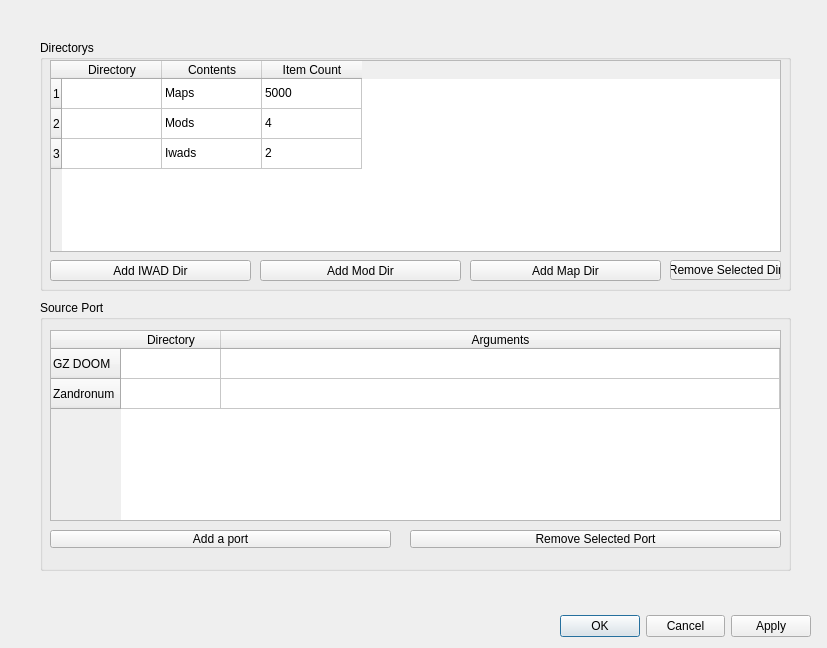
<?xml version="1.0" encoding="UTF-8"?>
<ui version="4.0">
 <class>Dialog</class>
 <widget class="QDialog" name="Dialog">
  <property name="geometry">
   <rect>
    <x>0</x>
    <y>0</y>
    <width>827</width>
    <height>648</height>
   </rect>
  </property>
  <property name="windowTitle">
   <string>Dialog</string>
  </property>
  <widget class="QDialogButtonBox" name="DefaultButtons">
   <property name="geometry">
    <rect>
     <x>560</x>
     <y>610</y>
     <width>251</width>
     <height>32</height>
    </rect>
   </property>
   <property name="orientation">
    <enum>Qt::Horizontal</enum>
   </property>
   <property name="standardButtons">
    <set>QDialogButtonBox::Apply|QDialogButtonBox::Cancel|QDialogButtonBox::Ok</set>
   </property>
   <property name="centerButtons">
    <bool>false</bool>
   </property>
  </widget>
  <widget class="QGroupBox" name="groupBox">
   <property name="geometry">
    <rect>
     <x>40</x>
     <y>40</y>
     <width>751</width>
     <height>251</height>
    </rect>
   </property>
   <property name="title">
    <string>Directorys</string>
   </property>
   <widget class="QTableWidget" name="tableWidget">
    <property name="geometry">
     <rect>
      <x>10</x>
      <y>20</y>
      <width>731</width>
      <height>192</height>
     </rect>
    </property>
    <attribute name="horizontalHeaderShowSortIndicator" stdset="0">
     <bool>false</bool>
    </attribute>
    <attribute name="horizontalHeaderStretchLastSection">
     <bool>false</bool>
    </attribute>
    <attribute name="verticalHeaderStretchLastSection">
     <bool>false</bool>
    </attribute>
    <row>
     <property name="text">
      <string>1</string>
     </property>
    </row>
    <row>
     <property name="text">
      <string>2</string>
     </property>
    </row>
    <row>
     <property name="text">
      <string>3</string>
     </property>
    </row>
    <column>
     <property name="text">
      <string>Directory</string>
     </property>
    </column>
    <column>
     <property name="text">
      <string>Contents</string>
     </property>
    </column>
    <column>
     <property name="text">
      <string>Item Count</string>
     </property>
    </column>
    <item row="0" column="1">
     <property name="text">
      <string>Maps</string>
     </property>
    </item>
    <item row="0" column="2">
     <property name="text">
      <string>5000</string>
     </property>
    </item>
    <item row="1" column="1">
     <property name="text">
      <string>Mods</string>
     </property>
    </item>
    <item row="1" column="2">
     <property name="text">
      <string>4</string>
     </property>
    </item>
    <item row="2" column="1">
     <property name="text">
      <string>Iwads</string>
     </property>
    </item>
    <item row="2" column="2">
     <property name="text">
      <string>2</string>
     </property>
    </item>
   </widget>
   <widget class="QPushButton" name="pushButton">
    <property name="geometry">
     <rect>
      <x>10</x>
      <y>220</y>
      <width>201</width>
      <height>21</height>
     </rect>
    </property>
    <property name="text">
     <string>Add IWAD Dir</string>
    </property>
   </widget>
   <widget class="QPushButton" name="pushButton_2">
    <property name="geometry">
     <rect>
      <x>220</x>
      <y>220</y>
      <width>201</width>
      <height>21</height>
     </rect>
    </property>
    <property name="text">
     <string>Add Mod Dir</string>
    </property>
   </widget>
   <widget class="QPushButton" name="pushButton_3">
    <property name="geometry">
     <rect>
      <x>430</x>
      <y>220</y>
      <width>191</width>
      <height>21</height>
     </rect>
    </property>
    <property name="text">
     <string>Add Map Dir</string>
    </property>
   </widget>
   <widget class="QPushButton" name="pushButton_4">
    <property name="geometry">
     <rect>
      <x>630</x>
      <y>220</y>
      <width>111</width>
      <height>20</height>
     </rect>
    </property>
    <property name="text">
     <string>Remove Selected Dir</string>
    </property>
   </widget>
  </widget>
  <widget class="QGroupBox" name="groupBox_2">
   <property name="geometry">
    <rect>
     <x>40</x>
     <y>300</y>
     <width>751</width>
     <height>271</height>
    </rect>
   </property>
   <property name="title">
    <string>Source Port</string>
   </property>
   <widget class="QLabel" name="label">
    <property name="geometry">
     <rect>
      <x>10</x>
      <y>20</y>
      <width>37</width>
      <height>12</height>
     </rect>
    </property>
    <property name="text">
     <string/>
    </property>
   </widget>
   <widget class="QTableWidget" name="tableWidget_2">
    <property name="geometry">
     <rect>
      <x>10</x>
      <y>30</y>
      <width>731</width>
      <height>191</height>
     </rect>
    </property>
    <property name="gridStyle">
     <enum>Qt::SolidLine</enum>
    </property>
    <attribute name="horizontalHeaderCascadingSectionResizes">
     <bool>false</bool>
    </attribute>
    <attribute name="horizontalHeaderMinimumSectionSize">
     <number>30</number>
    </attribute>
    <attribute name="horizontalHeaderStretchLastSection">
     <bool>true</bool>
    </attribute>
    <attribute name="verticalHeaderCascadingSectionResizes">
     <bool>false</bool>
    </attribute>
    <attribute name="verticalHeaderMinimumSectionSize">
     <number>16</number>
    </attribute>
    <row>
     <property name="text">
      <string>GZ DOOM</string>
     </property>
    </row>
    <row>
     <property name="text">
      <string>Zandronum</string>
     </property>
    </row>
    <column>
     <property name="text">
      <string>Directory</string>
     </property>
    </column>
    <column>
     <property name="text">
      <string>Arguments</string>
     </property>
    </column>
   </widget>
   <widget class="QPushButton" name="pushButton_5">
    <property name="geometry">
     <rect>
      <x>10</x>
      <y>230</y>
      <width>341</width>
      <height>18</height>
     </rect>
    </property>
    <property name="text">
     <string>Add a port</string>
    </property>
   </widget>
   <widget class="QPushButton" name="pushButton_6">
    <property name="geometry">
     <rect>
      <x>370</x>
      <y>230</y>
      <width>371</width>
      <height>18</height>
     </rect>
    </property>
    <property name="text">
     <string>Remove Selected Port</string>
    </property>
   </widget>
  </widget>
 </widget>
 <resources/>
 <connections>
  <connection>
   <sender>DefaultButtons</sender>
   <signal>accepted()</signal>
   <receiver>Dialog</receiver>
   <slot>accept()</slot>
   <hints>
    <hint type="sourcelabel">
     <x>248</x>
     <y>254</y>
    </hint>
    <hint type="destinationlabel">
     <x>157</x>
     <y>274</y>
    </hint>
   </hints>
  </connection>
  <connection>
   <sender>DefaultButtons</sender>
   <signal>rejected()</signal>
   <receiver>Dialog</receiver>
   <slot>reject()</slot>
   <hints>
    <hint type="sourcelabel">
     <x>316</x>
     <y>260</y>
    </hint>
    <hint type="destinationlabel">
     <x>286</x>
     <y>274</y>
    </hint>
   </hints>
  </connection>
 </connections>
</ui>
